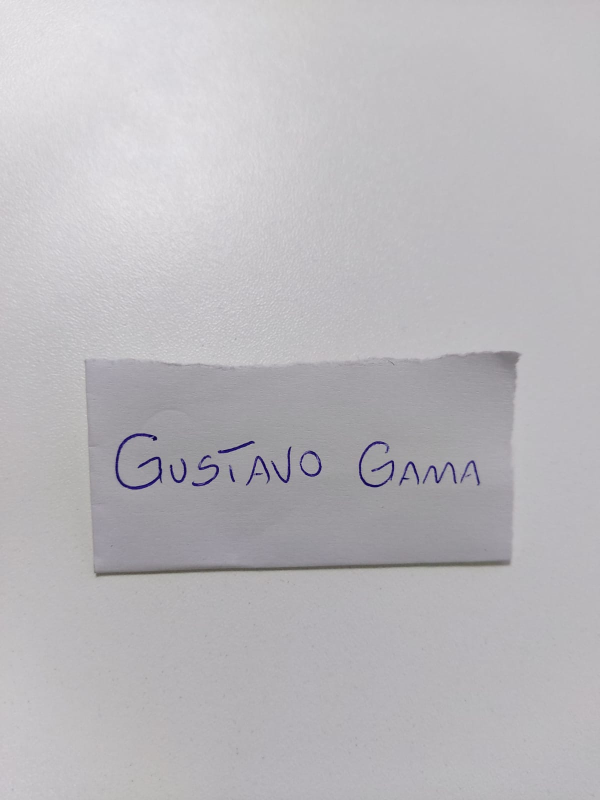
#> input picture uploads/img1.jpg, 1200 x 1600 px (shown at 1/2 size)
$ python opencv.py
#> lines starting #> are read from the running program, lines starting #| are printed output that depends on the picture
#    - Esse código utiliza o modulo ORB da biblioteca OpenCV.
#    - Para esse exemplo não foi necessário utilizar p modulo numpy,
#    - pois o próprio modulo ORB já possui recurso para trabalhar as imagens.


# importação módulo Opencv
import cv2


# Works well with images of different dimensions
# Foi criando um função para recepcionar as duas imagens
def orb_sim(img1, img2):

    # Antigamente era utilizado o módulo SIFT, mas o mesmo foi descontinuado e o ORB passou ser utilizado
    # possuindo mais recursos para trabalhar as imagens
    orb = cv2.ORB_create()

    # Esse é o ponto onde serão dectados pontos chaves e descritores das imagens
    kp_a, desc_a = orb.detectAndCompute(img1, None)
    kp_b, desc_b = orb.detectAndCompute(img2, None)

    # Definir o objeto combinador de força bruta.
    # Isso quer dizer que ele irá testar muitas combinações diferentes.
    bf = cv2.BFMatcher(cv2.NORM_HAMMING, crossCheck=True)

    # Nessa etapa será feito o match das imagens, ou seja, a combinação das imagens
    matches = bf.match(desc_a, desc_b)

    # Aqui será feito a procura por regiões similares das imagens com a distância menor que 50.
    # É possível ajustar a distância entre 0 a 100, sendo 0 as imagens totalmente diferente e 100 as imagens iguais
    # Nesse caso é escolhido a distância de 50.
    similar_regions = [i for i in matches if i.distance < 50]
    if len(matches) == 0:
        return 0
    return len(similar_regions) / len(matches)

# Função do Opencv para fazer a leitura das imagens (cv2.IMREAD_GRAYSCALE Passa a Ler imagens com uma escala cinza)
img00 = cv2.imread('./uploads/img1.jpg', cv2.IMREAD_GRAYSCALE)
#> img00: shape (1600, 1200); min 0, max 235, mean 185
img01 = cv2.imread('./uploads/img2.jpg', cv2.IMREAD_GRAYSCALE)
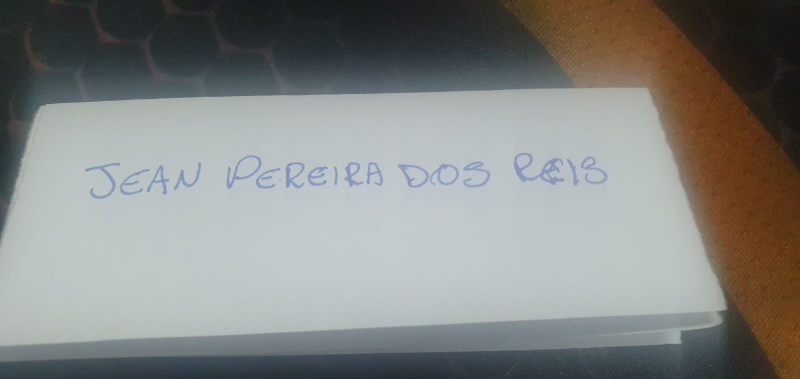
#> input picture uploads/img2.jpg, 1600 x 757 px (shown at 1/2 size)
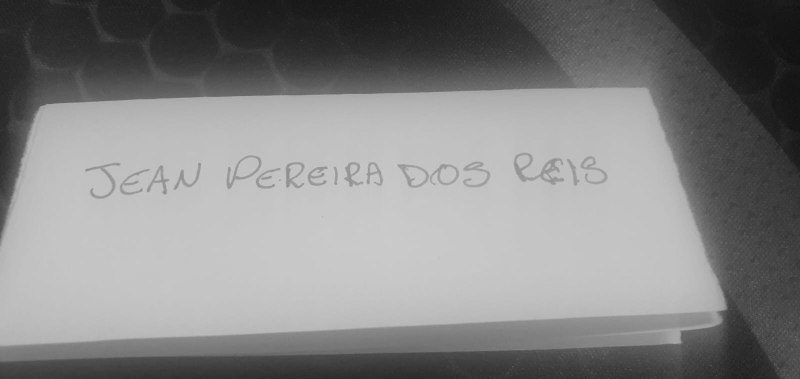
#> img01: shape (757, 1600) (shown at 1/2 size); min 15, max 206, mean 132.9

# Função opencv para redimensionar as inmagens, pois se elas estivem em dimensões diferente dá erro no código
img00Res = cv2.resize(img00, (1200, 600))
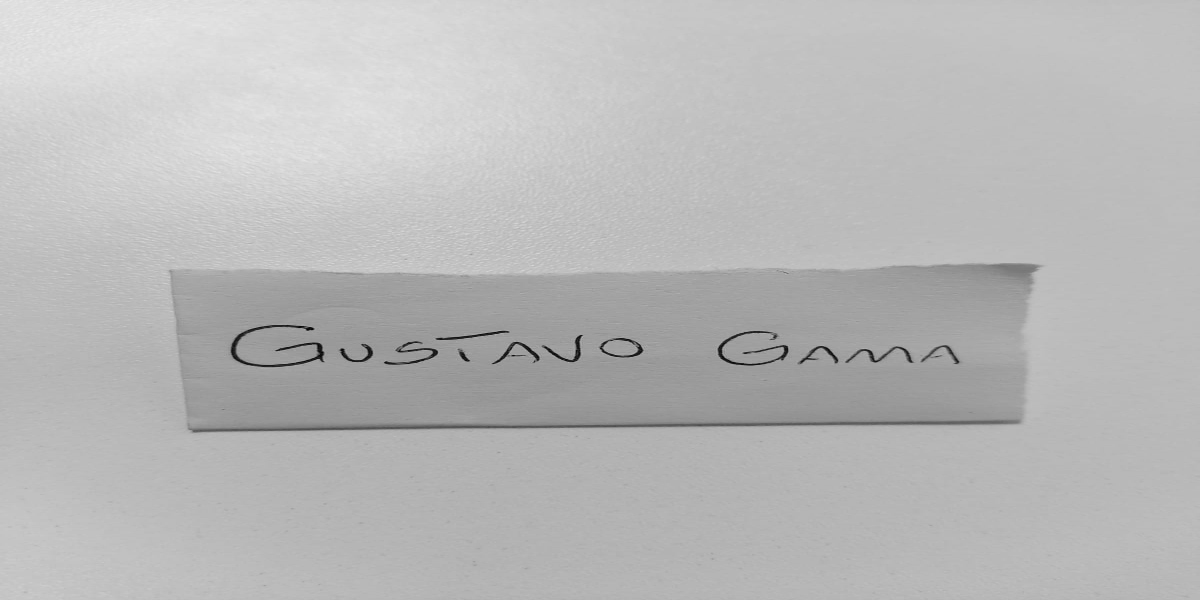
#> img00Res: shape (600, 1200); min 1, max 234, mean 185.1
img01Res = cv2.resize(img01, (1200, 600))
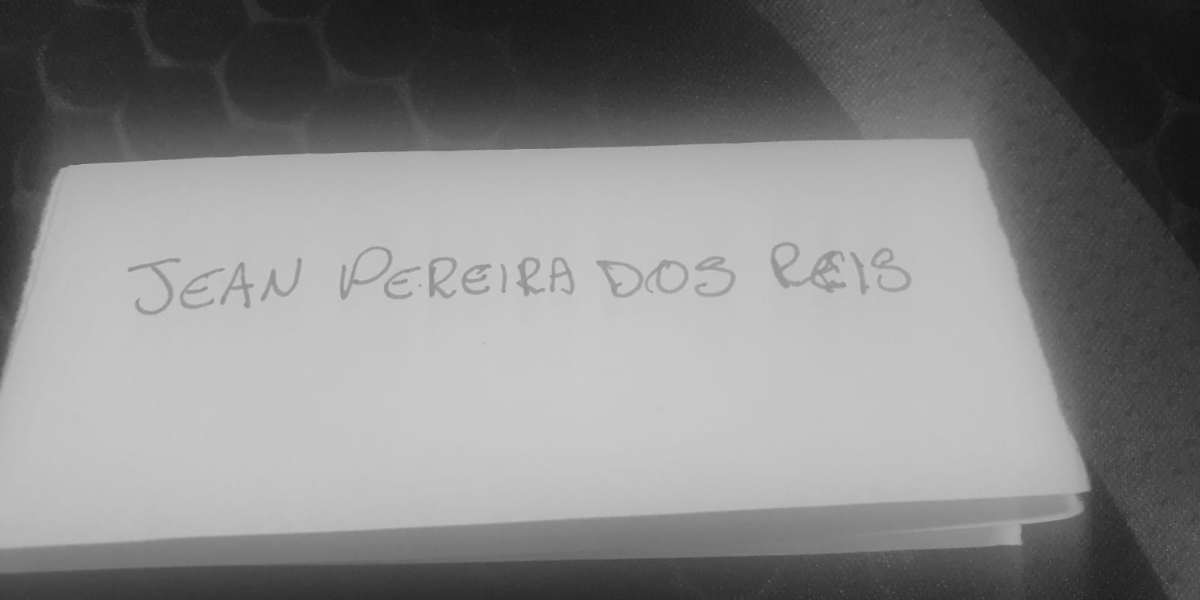
#> img01Res: shape (600, 1200); min 16, max 203, mean 132.8

# Essa é a etapa on é chamada a função criada no início do código passando como parâmetro as imagens redimensionadas.
# Se o resultado for igual 1.0, quer dizer as imagens são extamente iguais.
# Qualquer outro resultado que apresentar vai representar o percentual de similaridade entre as imagens.
# orb_similarity = orb_sim(img00Res, img01Res)
# print("O Percentual de Similaridade Utilizando o ORB é: ", orb_similarity)
# Recebe Resultado em porcetagem

orb_similarity = orb_sim(img00Res, img01Res)
#> in orb_sim, `kp_a, desc_a = orb.detectAndCompute(img1, None)`: kp_a = 500 keypoints; strongest (x, y, size): (436, 352, 37.2), (641, 350, 37.2), (436, 351, 31), (786, 346, 31)
#> in orb_sim, `kp_b, desc_b = orb.detectAndCompute(img2, None)`: kp_b = 500 keypoints; strongest (x, y, size): (1085, 485, 77.1), (1087, 487, 53.6), (1086, 484, 111.1), (1081, 496, 92.6)
#> in orb_sim, `matches = bf.match(desc_a, desc_b)`: matches = 132 matches
#> in orb_sim, `similar_regions = [i for i in matches if i.distance < 50]`: similar_regions = 30 matches
#> orb_similarity = 0.227
similarity_percentage = orb_similarity * 100
#> similarity_percentage = 22.73
print("O Percentual de Similaridade Identificado: {:.2f}%".format(similarity_percentage))
#| O Percentual de Similaridade Identificado: 22.73%
